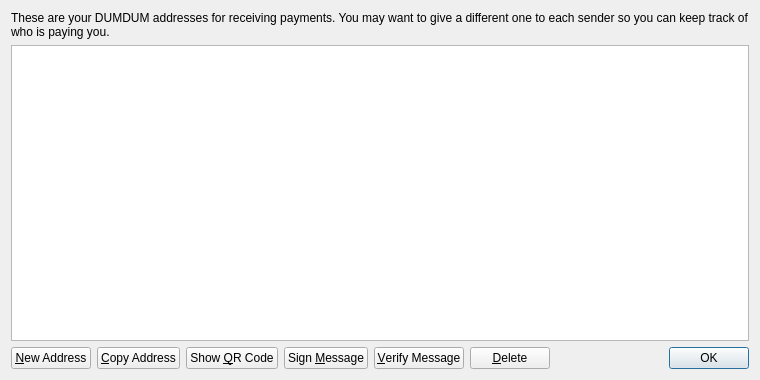
<?xml version="1.0" encoding="UTF-8"?>
<ui version="4.0">
 <class>AddressBookPage</class>
 <widget class="QWidget" name="AddressBookPage">
  <property name="geometry">
   <rect>
    <x>0</x>
    <y>0</y>
    <width>760</width>
    <height>380</height>
   </rect>
  </property>
  <property name="windowTitle">
   <string>Address Book</string>
  </property>
  <layout class="QVBoxLayout" name="verticalLayout">
   <item>
    <widget class="QLabel" name="labelExplanation">
     <property name="text">
      <string>These are your DUMDUM addresses for receiving payments. You may want to give a different one to each sender so you can keep track of who is paying you.</string>
     </property>
     <property name="textFormat">
      <enum>Qt::PlainText</enum>
     </property>
     <property name="wordWrap">
      <bool>true</bool>
     </property>
    </widget>
   </item>
   <item>
    <widget class="QTableView" name="tableView">
     <property name="contextMenuPolicy">
      <enum>Qt::CustomContextMenu</enum>
     </property>
     <property name="toolTip">
      <string>Double-click to edit address or label</string>
     </property>
     <property name="tabKeyNavigation">
      <bool>false</bool>
     </property>
     <property name="alternatingRowColors">
      <bool>true</bool>
     </property>
     <property name="selectionMode">
      <enum>QAbstractItemView::SingleSelection</enum>
     </property>
     <property name="selectionBehavior">
      <enum>QAbstractItemView::SelectRows</enum>
     </property>
     <property name="sortingEnabled">
      <bool>true</bool>
     </property>
     <attribute name="verticalHeaderVisible">
      <bool>false</bool>
     </attribute>
    </widget>
   </item>
   <item>
    <layout class="QHBoxLayout" name="horizontalLayout">
     <item>
      <widget class="QPushButton" name="newAddressButton">
       <property name="toolTip">
        <string>Create a new address</string>
       </property>
       <property name="text">
        <string>&amp;New Address</string>
       </property>
       <property name="icon">
        <iconset resource="../bitcoin.qrc">
         <normaloff>:/icons/add</normaloff>:/icons/add</iconset>
       </property>
      </widget>
     </item>
     <item>
      <widget class="QPushButton" name="copyToClipboard">
       <property name="toolTip">
        <string>Copy the currently selected address to the system clipboard</string>
       </property>
       <property name="text">
        <string>&amp;Copy Address</string>
       </property>
       <property name="icon">
        <iconset resource="../bitcoin.qrc">
         <normaloff>:/icons/editcopy</normaloff>:/icons/editcopy</iconset>
       </property>
      </widget>
     </item>
     <item>
      <widget class="QPushButton" name="showQRCode">
       <property name="text">
        <string>Show &amp;QR Code</string>
       </property>
       <property name="icon">
        <iconset resource="../bitcoin.qrc">
         <normaloff>:/icons/qrcode</normaloff>:/icons/qrcode</iconset>
       </property>
      </widget>
     </item>
     <item>
      <widget class="QPushButton" name="signMessage">
       <property name="toolTip">
        <string>Sign a message to prove you own a DUMDUM address</string>
       </property>
       <property name="text">
        <string>Sign &amp;Message</string>
       </property>
       <property name="icon">
        <iconset resource="../bitcoin.qrc">
         <normaloff>:/icons/edit</normaloff>:/icons/edit</iconset>
       </property>
      </widget>
     </item>
     <item>
      <widget class="QPushButton" name="verifyMessage">
       <property name="toolTip">
        <string>Verify a message to ensure it was signed with a specified DUMDUM address</string>
       </property>
       <property name="text">
        <string>&amp;Verify Message</string>
       </property>
       <property name="icon">
        <iconset resource="../bitcoin.qrc">
         <normaloff>:/icons/transaction_0</normaloff>:/icons/transaction_0</iconset>
       </property>
      </widget>
     </item>
     <item>
      <widget class="QPushButton" name="deleteButton">
       <property name="toolTip">
        <string>Delete the currently selected address from the list</string>
       </property>
       <property name="text">
        <string>&amp;Delete</string>
       </property>
       <property name="icon">
        <iconset resource="../bitcoin.qrc">
         <normaloff>:/icons/remove</normaloff>:/icons/remove</iconset>
       </property>
      </widget>
     </item>
     <item>
      <spacer name="horizontalSpacer">
       <property name="orientation">
        <enum>Qt::Horizontal</enum>
       </property>
       <property name="sizeHint" stdset="0">
        <size>
         <width>40</width>
         <height>20</height>
        </size>
       </property>
      </spacer>
     </item>
     <item>
      <widget class="QDialogButtonBox" name="buttonBox">
       <property name="sizePolicy">
        <sizepolicy hsizetype="Maximum" vsizetype="Fixed">
         <horstretch>0</horstretch>
         <verstretch>0</verstretch>
        </sizepolicy>
       </property>
       <property name="standardButtons">
        <set>QDialogButtonBox::Ok</set>
       </property>
      </widget>
     </item>
    </layout>
   </item>
  </layout>
 </widget>
 <resources>
  <include location="../bitcoin.qrc"/>
 </resources>
 <connections/>
</ui>
